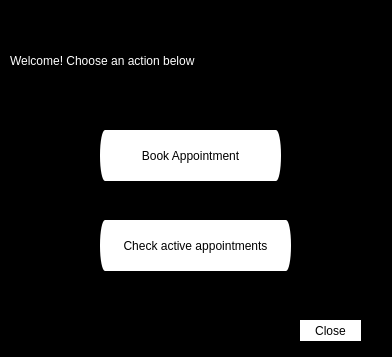
<?xml version="1.0" encoding="UTF-8"?>
<ui version="4.0">
 <class>Dialog</class>
 <widget class="QDialog" name="Dialog">
  <property name="geometry">
   <rect>
    <x>0</x>
    <y>0</y>
    <width>392</width>
    <height>357</height>
   </rect>
  </property>
  <property name="windowTitle">
   <string>Dialog</string>
  </property>
  <property name="styleSheet">
   <string notr="true">background-color:rgb(0, 0, 0)</string>
  </property>
  <widget class="QPushButton" name="pushButton">
   <property name="geometry">
    <rect>
     <x>100</x>
     <y>130</y>
     <width>181</width>
     <height>51</height>
    </rect>
   </property>
   <property name="styleSheet">
    <string notr="true">background-color:rgb(255, 255, 255);
font: 9pt &quot;MS Reference Sans Serif&quot;;
color:rgb(0, 0, 0);
border-radius:5px solid rgb(255, 0, 0);
</string>
   </property>
   <property name="text">
    <string>Book Appointment</string>
   </property>
  </widget>
  <widget class="QPushButton" name="pushButton_2">
   <property name="geometry">
    <rect>
     <x>100</x>
     <y>220</y>
     <width>191</width>
     <height>51</height>
    </rect>
   </property>
   <property name="styleSheet">
    <string notr="true">background-color:rgb(255, 255, 255);
font: 9pt &quot;MS Reference Sans Serif&quot;;
color:rgb(0, 0, 0);
border-radius:5px solid rgb(255, 0, 0);
</string>
   </property>
   <property name="text">
    <string>Check active appointments</string>
   </property>
  </widget>
  <widget class="QLabel" name="label">
   <property name="geometry">
    <rect>
     <x>10</x>
     <y>40</y>
     <width>361</width>
     <height>41</height>
    </rect>
   </property>
   <property name="styleSheet">
    <string notr="true">font: italic 14pt &quot;MS Reference Sans Serif&quot;;
color:rgb(255, 255, 255);</string>
   </property>
   <property name="text">
    <string>Welcome! Choose an action below</string>
   </property>
  </widget>
  <widget class="QPushButton" name="closeActionTab">
   <property name="geometry">
    <rect>
     <x>300</x>
     <y>320</y>
     <width>61</width>
     <height>21</height>
    </rect>
   </property>
   <property name="styleSheet">
    <string notr="true">background-color:rgb(255, 255, 255);
font: 9pt &quot;MS Reference Sans Serif&quot;;
color:rgb(0, 0, 0);
border-radius:5px solid rgb(255, 0, 0);
</string>
   </property>
   <property name="text">
    <string>Close</string>
   </property>
  </widget>
 </widget>
 <resources/>
 <connections>
  <connection>
   <sender>closeActionTab</sender>
   <signal>clicked()</signal>
   <receiver>Dialog</receiver>
   <slot>close()</slot>
   <hints>
    <hint type="sourcelabel">
     <x>341</x>
     <y>326</y>
    </hint>
    <hint type="destinationlabel">
     <x>341</x>
     <y>316</y>
    </hint>
   </hints>
  </connection>
 </connections>
</ui>
